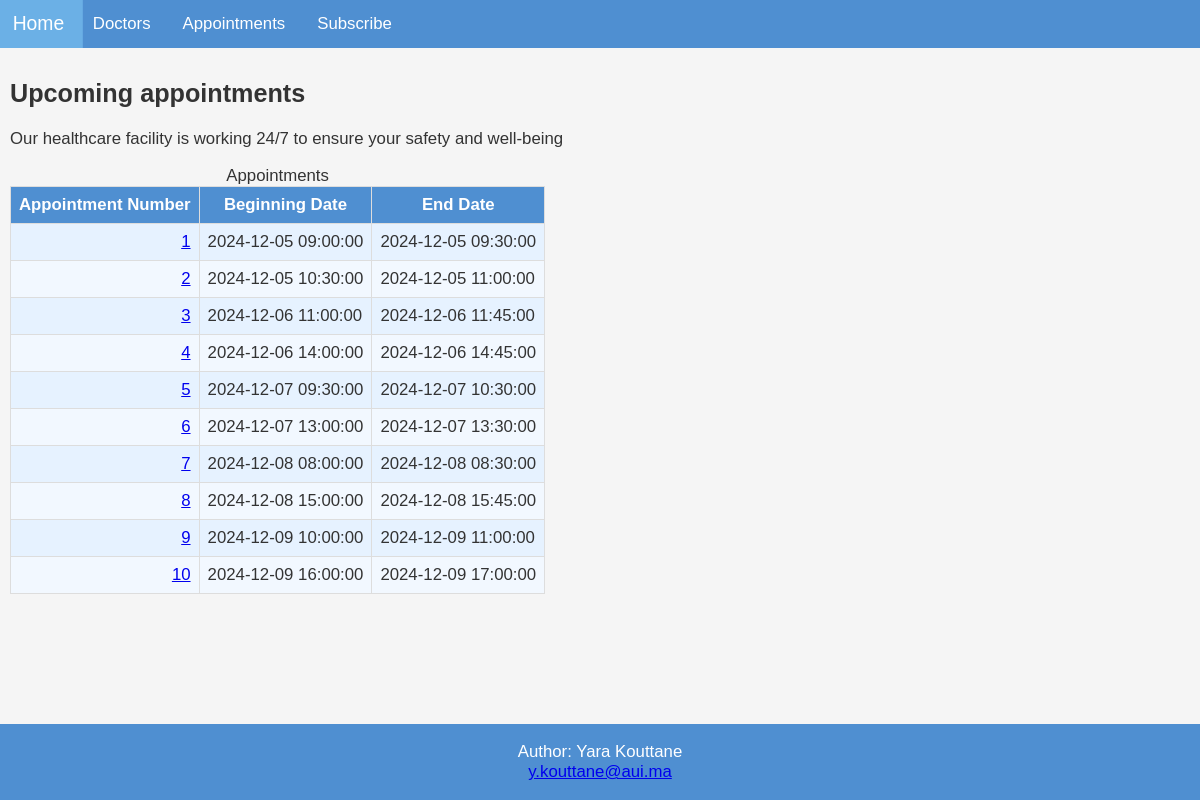
/appointments/appointments.php, run on an earlier commit of the app's database.
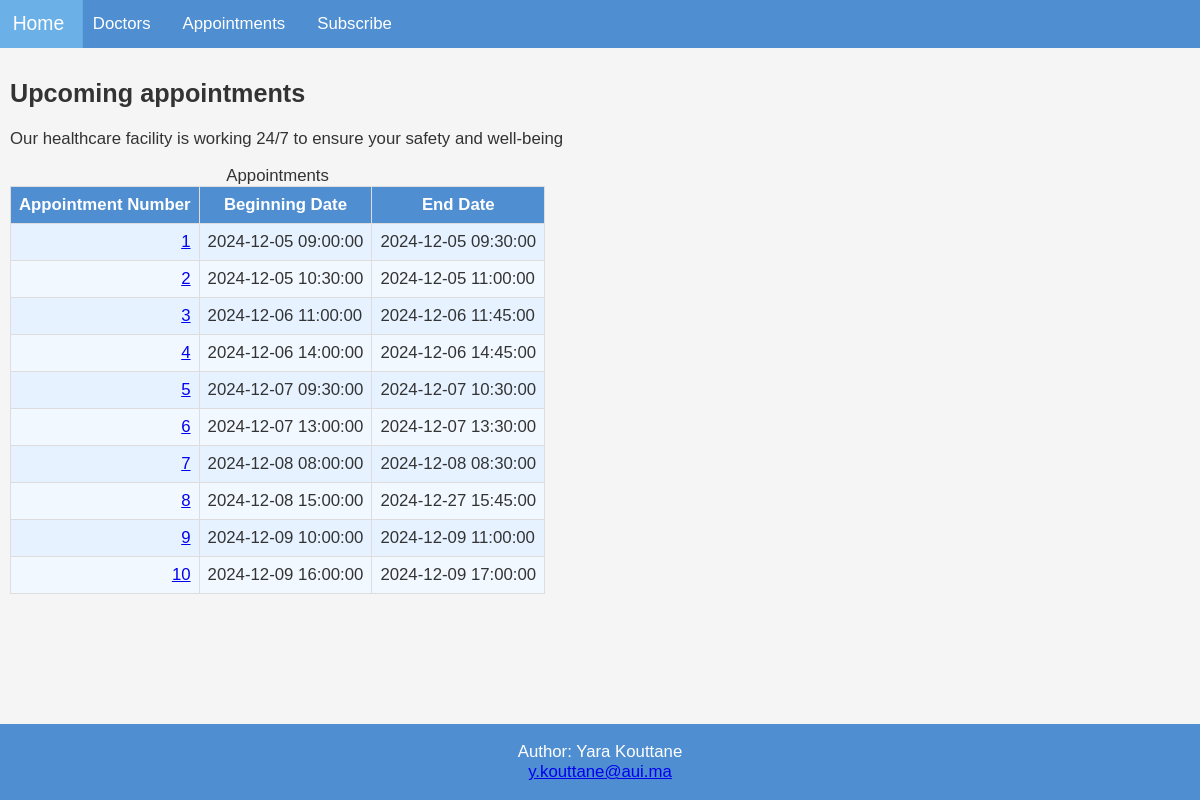
And on a later commit of the database.
### tables this page shows
CREATE TABLE APPOINTMENT(
    appointment_id INT PRIMARY KEY AUTO_INCREMENT,
    appointment_date_beg DATETIME NOT NULL,
    appointment_date_end DATETIME NOT NULL,
    patient_id INT NOT NULL,
    doctor_id INT NOT NULL,
    CONSTRAINT has_appointment 
    FOREIGN KEY (patient_id)
    REFERENCES patient(patient_id),
    CONSTRAINT gives_appointment 
    FOREIGN KEY (doctor_id)
    REFERENCES doctor(doctor_id)
);

### appointments/appointments.php (the view, shortened to what this page needs)
<!DOCTYPE html>
<html>
<head>
  <link rel="stylesheet" href="css/mystyle.css">
</head>
<div class="wrapper">
<body>
<?php include '../inc/header.php';?>
<div class="content">
<h2>Upcoming appointments</h2>
<p>Our healthcare facility is working 24/7 to ensure your safety and well-being</p>
<?php
include "../config/init.php";
try
{
    $conn = new PDO("mysql:host=$server; dbname=$db", $user, $password);
    $qry = "SELECT appointment_id, appointment_date_beg, appointment_date_end
             FROM appointment
             ORDER BY appointment_id;";
    $stmt = $conn->prepare($qry);
    $stmt->execute();
    echo "<table>\n";
    echo "<caption>Appointments</caption>\n";
    echo "<tr><th>Appointment Number</th><th>Beginning Date</th><th>End Date</th></tr>\n";
    while ($result = $stmt->fetch()) {
        echo "<tr>";
        echo "<td><span class='number'><a href='appointments/appointment_details.php?id=" . $result['appointment_id'] . "'>" . $result['appointment_id'] . "</a></span></td>";
        echo "<td>" . $result['appointment_date_beg'] . "</td>";
        echo "<td>" . $result['appointment_date_end'] . "</td>";
        echo "</tr>\n";
    }
    echo "</table>\n";
}
catch(PDOException $e) {
    echo "Error: " . $e->getMessage();
}
?>
</div>
<?php include '../inc/footer.php';?>
</body>
</div>
</html>

What changed in the data, as far as the page shows it:
changed appointment id 8: appointment_date_end "2024-12-08 15:45:00" → "2024-12-27 15:45:00"
